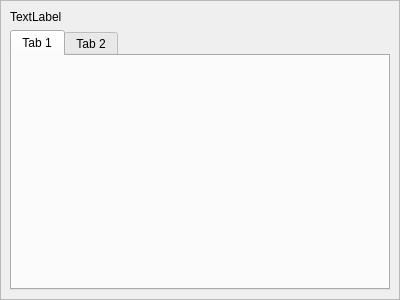
<?xml version="1.0" encoding="UTF-8"?>
<ui version="4.0">
 <class>ScrollArea</class>
 <widget class="QScrollArea" name="ScrollArea">
  <property name="geometry">
   <rect>
    <x>0</x>
    <y>0</y>
    <width>400</width>
    <height>300</height>
   </rect>
  </property>
  <property name="windowTitle">
   <string>ScrollArea</string>
  </property>
  <property name="widgetResizable">
   <bool>true</bool>
  </property>
  <widget class="QWidget" name="scrollAreaWidgetContents">
   <property name="geometry">
    <rect>
     <x>0</x>
     <y>0</y>
     <width>398</width>
     <height>298</height>
    </rect>
   </property>
   <layout class="QVBoxLayout" name="verticalLayout">
    <item>
     <widget class="QLabel" name="titleLabel">
      <property name="text">
       <string>TextLabel</string>
      </property>
     </widget>
    </item>
    <item>
     <widget class="QTabWidget" name="contentsTab">
      <property name="currentIndex">
       <number>0</number>
      </property>
      <widget class="QWidget" name="tab">
       <attribute name="title">
        <string>Tab 1</string>
       </attribute>
      </widget>
      <widget class="QWidget" name="tab_2">
       <attribute name="title">
        <string>Tab 2</string>
       </attribute>
      </widget>
     </widget>
    </item>
   </layout>
  </widget>
 </widget>
 <resources/>
 <connections/>
</ui>
